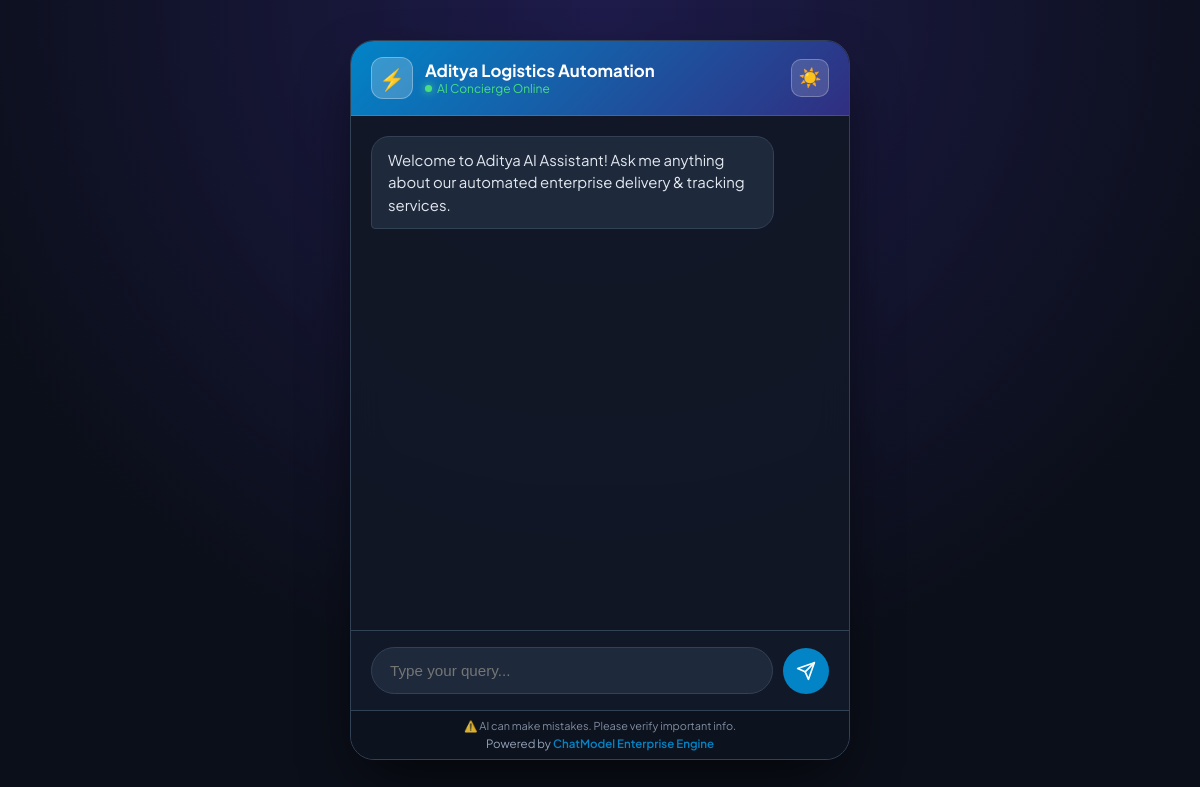
Screenshot of /index.php?subdomain=aditya with the database file from the repository.
### tables this page shows
CREATE TABLE tenants (
                id INTEGER PRIMARY KEY AUTOINCREMENT,
                subdomain TEXT NOT NULL UNIQUE,
                password_hash TEXT DEFAULT '',
                business_name TEXT NOT NULL,
                webhook_url TEXT NOT NULL,
                welcome_message TEXT DEFAULT 'Hello! How can we help your business today?',
                theme_color TEXT DEFAULT '#4f46e5',
                plan TEXT DEFAULT 'starter',
                monthly_limit INTEGER DEFAULT 2500,
                chat_access_mode TEXT DEFAULT 'public',
                internal_access_key TEXT DEFAULT '',
                is_active INTEGER DEFAULT 1,
                created_at DATETIME DEFAULT CURRENT_TIMESTAMP,
                updated_at DATETIME DEFAULT CURRENT_TIMESTAMP
            );

### db/database.php (called while the page is built, shortened)
<?php
class Database {
    private static ?PDO $pdo = null;
    private static string $dbFile = __DIR__ . '/../data/tenants.db';
    public static function getConnection(): PDO {
        if (self::$pdo === null) {
            self::$pdo = new PDO('sqlite:' . self::$dbFile);
            self::$pdo->setAttribute(PDO::ATTR_ERRMODE, PDO::ERRMODE_EXCEPTION);
            self::$pdo->setAttribute(PDO::ATTR_DEFAULT_FETCH_MODE, PDO::FETCH_ASSOC);
            self::$pdo->exec("PRAGMA journal_mode = WAL;");
            self::$pdo->exec("PRAGMA busy_timeout = 5000;");
            self::$pdo->exec("PRAGMA synchronous = NORMAL;");
        }
        return self::$pdo;
    }
    public static function getTenantBySubdomain(string $subdomain): ?array {
        $subdomain = strtolower(trim($subdomain));
        $db = self::getConnection();
        $stmt = $db->prepare("SELECT * FROM tenants WHERE LOWER(subdomain) = :subdomain LIMIT 1");
        $stmt->execute([':subdomain' => $subdomain]);
        $result = $stmt->fetch();
        return $result ? $result : null;
    }
}

### views/assistant/chat_interface.php (the view, shortened to what this page needs)
<!DOCTYPE html>
<html lang="en" data-theme="dark">
<head>
    <link rel="stylesheet" href="/assets/css/assistant.css">
</head>
<body>
    <div class="chat-container">
        <div class="chat-header">
            <div class="header-info">
                <div class="header-avatar">⚡</div>
                <div>
                    <div class="header-title"><?php echo htmlspecialchars($businessName); ?></div>
                    <div class="status-tag">
                        <span class="status-dot"></span>
                        <span id="headerStatusText"><?php echo $isChatAuthenticated ? 'Internal Team Session' : 'AI Concierge Online'; ?></span>
                    </div>
                </div>
            </div>
            <div class="header-actions">
                <button id="themeToggleBtn" class="theme-toggle-btn" title="Toggle Day / Night Mode" aria-label="Toggle theme">
                    <span id="themeIcon">☀️</span>
                </button>
            </div>
        </div>
        <?php if ($chatAccessMode === 'private' && !$isChatAuthenticated): ?>
            <div class="auth-gate-container" id="authGate">
                <div class="auth-card">
                    <div class="auth-card-icon">🔒</div>
                    <div class="auth-card-title">Internal AI Assistant</div>
                    <div class="auth-card-desc">
                        This assistant is restricted for internal use. Please enter your workspace passcode to start chatting.
                    </div>
                    <form id="chatLoginForm" onsubmit="handleChatLoginSubmit(event)">
                        <div class="auth-input-group">
                            <label for="chatPasswordInput">Team Passcode or Password</label>
                            <input type="password" id="chatPasswordInput" class="auth-input" placeholder="Enter access passcode..." required autocomplete="current-password">
                        </div>
                        <button type="submit" class="btn-unlock" id="unlockBtn">
                            <span>Unlock AI Assistant</span>
                            <span>➔</span>
                        </button>
                        <div id="authErrorMsg" class="auth-error-msg"></div>
                    </form>
                </div>
            </div>
            <div class="chat-messages" id="chatMessages" style="display: none;">
                <div class="message bot">
                    <p><?php echo htmlspecialchars($welcomeMessage); ?></p>
                </div>
                <div class="loading-indicator" id="loadingIndicator">
                    <div class="loading-dot"></div>
                    <div class="loading-dot"></div>
                    <div class="loading-dot"></div>
                </div>
            </div>
            <div class="chat-input-container" id="chatInputContainer" style="display: none;">
                <input type="text" id="chatInput" class="chat-input" placeholder="Type your query..." autocomplete="off">
                <button id="sendBtn" class="send-button" aria-label="Send message">
                    <svg width="20" height="20" viewBox="0 0 24 24" fill="none" stroke="currentColor" stroke-width="2" stroke-linecap="round" stroke-linejoin="round">
                        <line x1="22" y1="2" x2="11" y2="13"></line>
                        <polygon points="22 2 15 22 11 13 2 9 22 2"></polygon>
                    </svg>
                </button>
            </div>
        <?php else: ?>
            <div class="chat-messages" id="chatMessages">
                <div class="message bot">
                    <p><?php echo htmlspecialchars($welcomeMessage); ?></p>
                </div>
            </div>
            <div class="chat-input-container" id="chatInputContainer">
                <input type="text" id="chatInput" class="chat-input" placeholder="Type your query..." autocomplete="off">
                <button id="sendBtn" class="send-button" aria-label="Send message">
                    <svg width="20" height="20" viewBox="0 0 24 24" fill="none" stroke="currentColor" stroke-width="2" stroke-linecap="round" stroke-linejoin="round">
                        <line x1="22" y1="2" x2="11" y2="13"></line>
                        <polygon points="22 2 15 22 11 13 2 9 22 2"></polygon>
                    </svg>
                </button>
            </div>
        <?php endif; ?>
        <div class="powered-by">
            <div style="font-size: 0.68rem; color: var(--text-muted); opacity: 0.85; margin-bottom: 3px;">
                ⚠️ AI can make mistakes. Please verify important info.
            </div>
            Powered by <a href="https://chatmodel.in" target="_blank" rel="noopener">ChatModel Enterprise Engine</a>
        </div>
    </div>
</body>
</html>

### assets/css/assistant.css (style rules this page uses)
:root { --tenant-color: #4f46e5; }
html[data-theme="dark"] { --bg-body: radial-gradient(circle at top, #1e1b4b 0%, #0b0f19 70%); --card-bg: rgba(18, 24, 38, 0.95); --text-main: #f8fafc; --text-muted: #94a3b8; --bot-bubble: #1e293b; --bot-bubble-text: #e2e8f0; --border-color: #334155; --input-bg: #1e293b; --input-bar-bg: #111827; --powered-bg: #0c121e; --shadow: 0 25px 60px -15px rgba(0, 0, 0, 0.7); --toggle-btn-bg: rgba(255, 255, 255, 0.15); --toggle-btn-border: rgba(255, 255, 255, 0.25); }
* { box-sizing: border-box; margin: 0; padding: 0; }
body { font-family: 'Plus Jakarta Sans', sans-serif; background: var(--bg-body); min-height: 100vh; min-height: 100dvh; display: flex; justify-content: center; align-items: center; color: var(--text-main); padding: 16px; transition: background 0.3s ease; -webkit-font-smoothing: antialiased; }
.chat-container { width: 100%; max-width: 500px; height: 90vh; height: 90dvh; background: var(--card-bg); backdrop-filter: blur(16px); border: 1px solid var(--border-color); border-radius: 24px; display: flex; flex-direction: column; overflow: hidden; box-shadow: var(--shadow); transition: background 0.3s ease, border-color 0.3s ease, box-shadow 0.3s ease; }
.chat-header { background: linear-gradient(135deg, var(--tenant-color), #312e81); padding: 16px 20px; display: flex; align-items: center; justify-content: space-between; border-bottom: 1px solid rgba(255, 255, 255, 0.1); color: #ffffff; flex-shrink: 0; }
.header-info { display: flex; align-items: center; gap: 12px; min-width: 0; }
.header-avatar { width: 42px; height: 42px; border-radius: 12px; background: rgba(255, 255, 255, 0.2); display: flex; align-items: center; justify-content: center; font-size: 1.3rem; border: 1px solid rgba(255, 255, 255, 0.3); flex-shrink: 0; }
.header-title { font-weight: 700; font-size: 1.05rem; white-space: nowrap; overflow: hidden; text-overflow: ellipsis; }
.status-tag { font-size: 0.75rem; color: #4ade80; display: flex; align-items: center; gap: 5px; }
.status-dot { width: 7px; height: 7px; background: #4ade80; border-radius: 50%; box-shadow: 0 0 8px #4ade80; }
.theme-toggle-btn { background: var(--toggle-btn-bg); border: 1px solid var(--toggle-btn-border); color: #ffffff; width: 38px; height: 38px; border-radius: 10px; cursor: pointer; display: flex; align-items: center; justify-content: center; font-size: 1.15rem; transition: all 0.2s ease; backdrop-filter: blur(4px); flex-shrink: 0; }
.chat-messages { flex: 1; padding: 20px; overflow-y: auto; display: flex; flex-direction: column; gap: 12px; -webkit-overflow-scrolling: touch; }
.message { max-width: 88%; padding: 12px 16px; border-radius: 18px; font-size: 0.93rem; line-height: 1.5; word-break: break-word; transition: background 0.3s ease, color 0.3s ease; }
.message.bot { background: var(--bot-bubble); color: var(--bot-bubble-text); align-self: flex-start; border-bottom-left-radius: 4px; border: 1px solid var(--border-color); }
.message p { margin-bottom: 8px; }
.message p:last-child { margin-bottom: 0; }
.chat-input-container { padding: 16px 20px; background: var(--input-bar-bg); border-top: 1px solid var(--border-color); display: flex; gap: 10px; align-items: center; transition: background 0.3s ease, border-color 0.3s ease; }
.chat-input { flex: 1; padding: 14px 18px; background: var(--input-bg); border: 1px solid var(--border-color); border-radius: 28px; color: var(--text-main); font-size: 0.95rem; outline: none; transition: border-color 0.2s, box-shadow 0.2s, background 0.3s; }
.send-button { width: 46px; height: 46px; border-radius: 50%; background: var(--tenant-color); border: none; color: #fff; display: flex; align-items: center; justify-content: center; cursor: pointer; transition: all 0.2s; }
.powered-by { text-align: center; padding: 8px; font-size: 0.72rem; color: var(--text-muted); background: var(--powered-bg); border-top: 1px solid var(--border-color); transition: background 0.3s ease, color 0.3s ease; }
.powered-by a { color: var(--tenant-color); text-decoration: none; font-weight: 600; }
.header-actions { display: flex; align-items: center; gap: 8px; }

### rows the page displays
tenants: business_name "Aditya Logistics Automation", welcome_message "Welcome to Aditya AI Assistant! Ask me anything about our automated enterprise delivery & tracking services."
